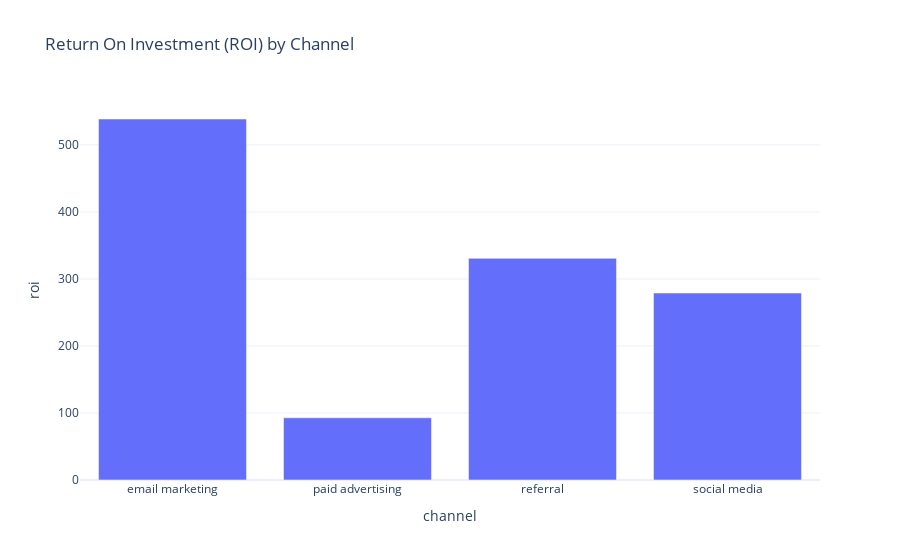

The cell this chart's notebook holds for it:
### Code cell
data['roi'] = data['revenue'] / data['cost']
#data['roi'].head()
roi_by_channel = data.groupby('channel')['roi'].mean().reset_index()
#roi_by_channel

fig = px.bar(roi_by_channel,
             x='channel',
             y='roi',
             title='Return On Investment (ROI) by Channel')
fig.show()

### Figure 1 — Plotly figure (JSON) as saved in the notebook; plotly's stock layout.template omitted (floating-point values rounded to 4 significant figures)
{"data": [{"hovertemplate": "channel=%{x}<br>roi=%{y}<extra></extra>", "legendgroup": "", "marker": {"color": "#636efa", "pattern": {"shape": ""}}, "name": "", "orientation": "v", "showlegend": false, "textposition": "auto", "type": "bar", "x": ["email marketing", "paid advertising", "referral", "social media"], "xaxis": "x", "y": [538.6, 92.83, 330.7, 279.0], "yaxis": "y"}], "layout": {"barmode": "relative", "legend": {"tracegroupgap": 0}, "title": {"text": "Return On Investment (ROI) by Channel"}, "xaxis": {"anchor": "y", "domain": [0, 1], "title": {"text": "channel"}}, "yaxis": {"anchor": "x", "domain": [0, 1], "title": {"text": "roi"}}}}
